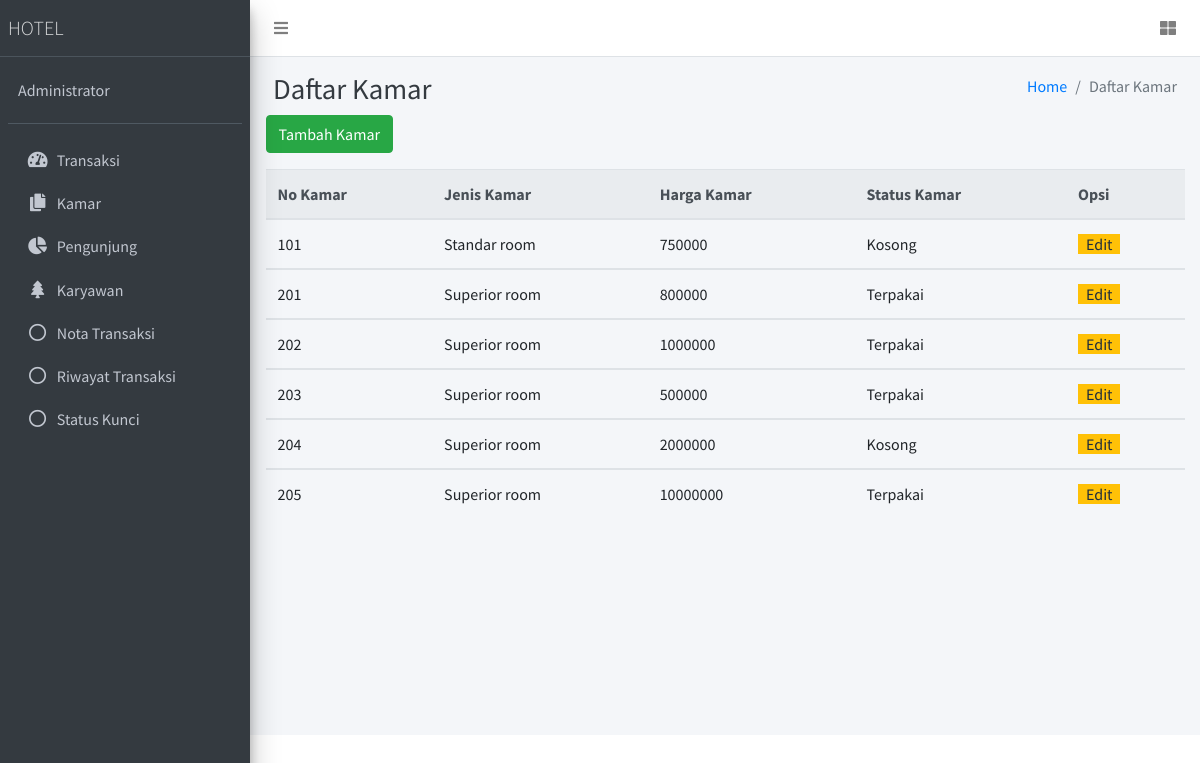
Page /kamar on the committed database.
### tables this page shows
CREATE TABLE `kamar` (
  `no_kamar` int(11) NOT NULL,
  `jenis_kamar` varchar(20) NOT NULL,
  `harga` bigint(20) NOT NULL
);

### app/core/Controller.php (called while the page is built, shortened)
<?php
class Controller
{
    public function view($view, $data = [])
    {
        require_once 'app/views/' . $view . '.php';
    }
    public function model($model)
    {
        return new $model;
    }
}

### app/controllers/Kamar.php (called while the page is built, shortened)
<?php
class Kamar extends Controller
{
    public function index()
    {
        $data['judul'] = "Daftar Kamar";
        $data['active'] = 'kamar';
        $data['kamar'] = $this->model('Kamar_model')->selectAll();
        $this->view('kamar/index', $data);
    }
}

### app/core/App.php (called while the page is built, shortened)
<?php
class App
{
    protected $controller = 'transaksi',
        $method = 'index',
        $params = [];
    public function __construct()
    {
        $this->controller = new $this->controller;
        call_user_func_array([$this->controller, $this->method], $this->params);
    }
}

### index.php (called while the page is built, shortened)
<?php
$app = new App;

### app/core/Database.php (called while the page is built, shortened)
<?php
class Database
{
    private $host = DB_HOST;
    private $user = DB_USER;
    private $pass = DB_PASS;
    private $db_name = DB_NAME;
    private $dbh;
    private $stmt;
    public function __construct()
    {
        $dsn = 'mysql:host=' . $this->host . ';dbname=' . $this->db_name;
        $option = [
            PDO::ATTR_PERSISTENT => true,
            PDO::ATTR_ERRMODE => PDO::ERRMODE_EXCEPTION
        ];
        try {
            $this->dbh = new PDO($dsn, $this->user, $this->pass, $option);
        } catch (PDOException $e) {
            die($e->getMessage());
        }
    }
    public function query($query)
    {
        $this->stmt = $this->dbh->prepare($query);
    }
    public function execute()
    {
        $this->stmt->execute();
    }
    public function resultSet()
    {
        $this->execute();
        return $this->stmt->fetchAll(PDO::FETCH_ASSOC);
    }
}

### app/models/Kamar_model.php (called while the page is built, shortened)
<?php
class Kamar_model
{
    private $db;
    public function __construct()
    {
        $this->db = new Database;
    }
    public function selectAll()
    {
        $this->db->query('SELECT a.no_kamar, a.jenis_kamar, a.harga , IF(`status`(' . date('Y-m-d') . ',a.no_kamar)=1,"Kosong","Terpakai") AS ketersediaan
        from kamar a');
        return $this->db->resultSet();
    }
}

### app/views/kamar/index.php (the view, shortened to what this page needs)
<div class="content-header">
    <div class="container" id="flasher">
<div class="container-fluid">
    <div class="row mb-2">
        <div class="col-sm-6">
            <h1 class="m-0 text-dark">Daftar Kamar</h1>
        </div>
        <div class="col-sm-6">
            <ol class="breadcrumb float-sm-right">
                <li class="breadcrumb-item"><a href="<?= BASEURL ?>">Home</a></li>
                <li class="breadcrumb-item active">Daftar Kamar</li>
            </ol>
        </div>
    </div>
</div>
</div>
<form method="POST">
    <div class="container mb-3">
        <button type="button" class="btn btn-success " data-toggle="modal" data-target="#exampleModal">
            Tambah Kamar
        </button>
    </div>
</form>
<div class="container">
    <table class="table">
        <thead class="thead-light">
            <tr>
                <th>No Kamar</th>
                <th>Jenis Kamar</th>
                <th>Harga Kamar</th>
                <th>Status Kamar</th>
                <th>Opsi</th>
            </tr>
        </thead>
        <?php foreach ($data['kamar'] as $kamar) : ?>
            <tbody id="b<?= $kamar['no_kamar'] ?>">
                <tr id="t<?= $kamar['no_kamar'] ?>">
                    <td id='n<?= $kamar['no_kamar'] ?>'><?= $kamar['no_kamar'] ?> </td>
                    <td id='j<?= $kamar['no_kamar'] ?>'><?= $kamar['jenis_kamar'] ?></td>
                    <td id='h<?= $kamar['no_kamar'] ?>'><?= $kamar['harga'] ?></td>
                    <td><?= $kamar['ketersediaan'] ?></td>
                    <td id='o<?= $kamar['no_kamar'] ?>'>
                        <span id="editButton" data-kamar='<?= $kamar['no_kamar'] ?>' class="badge-warning w-25 px-2" style="cursor:pointer">Edit</span>
                    </td>
                </tr>
            </tbody>
        <?php endforeach; ?>
    </table>
</div>

### rows in the picture
kamar: no_kamar "101", jenis_kamar "Standar room", harga "750000", ketersediaan "Kosong"
kamar: no_kamar "201", jenis_kamar "Superior room", harga "800000", ketersediaan "Terpakai"
kamar: no_kamar "202", jenis_kamar "Superior room", harga "1000000", ketersediaan "Terpakai"
kamar: no_kamar "203", jenis_kamar "Superior room", harga "500000", ketersediaan "Terpakai"
kamar: no_kamar "204", jenis_kamar "Superior room", harga "2000000", ketersediaan "Kosong"
kamar: no_kamar "205", jenis_kamar "Superior room", harga "10000000", ketersediaan "Terpakai"
